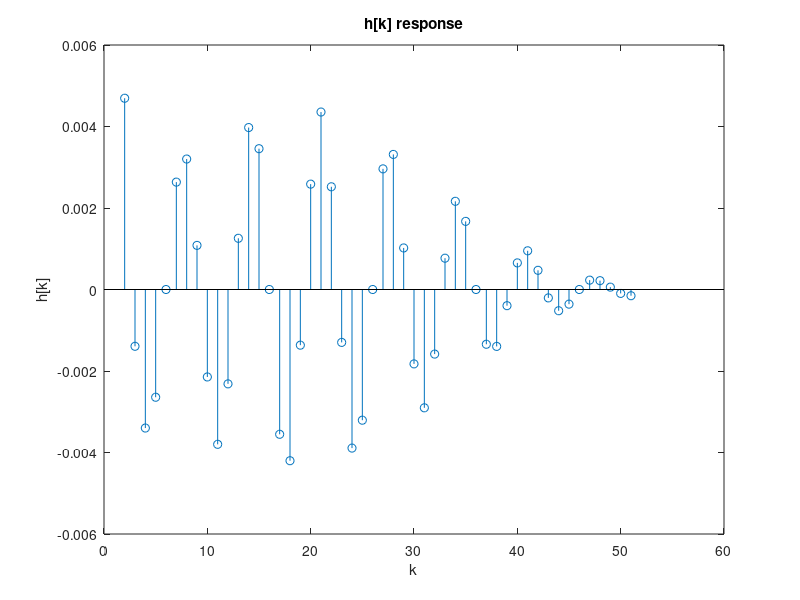

Write MATLAB code to recreate this figure. (Note: this script raises an error after producing the figure.)
clear;
clc;

%Setup variables.
k = [0:50];
hk = (0.3*sin(0.3*(k - 25)*pi)./(k*pi)) .* (0.54 - 0.46*cos(2*pi*k/50));

%Plot h[k].
stem(hk);
title('h[k] response');
ylabel('h[k]');
xlabel('k');

%Load audiofile and convolve it with h[k].
balia = audioread('baila.wav');
balia_filtered = conv(hk, balia);

%Output the resulting audiofile.
audiowrite('balia_filtered.wav', balia_filtered, 44100);